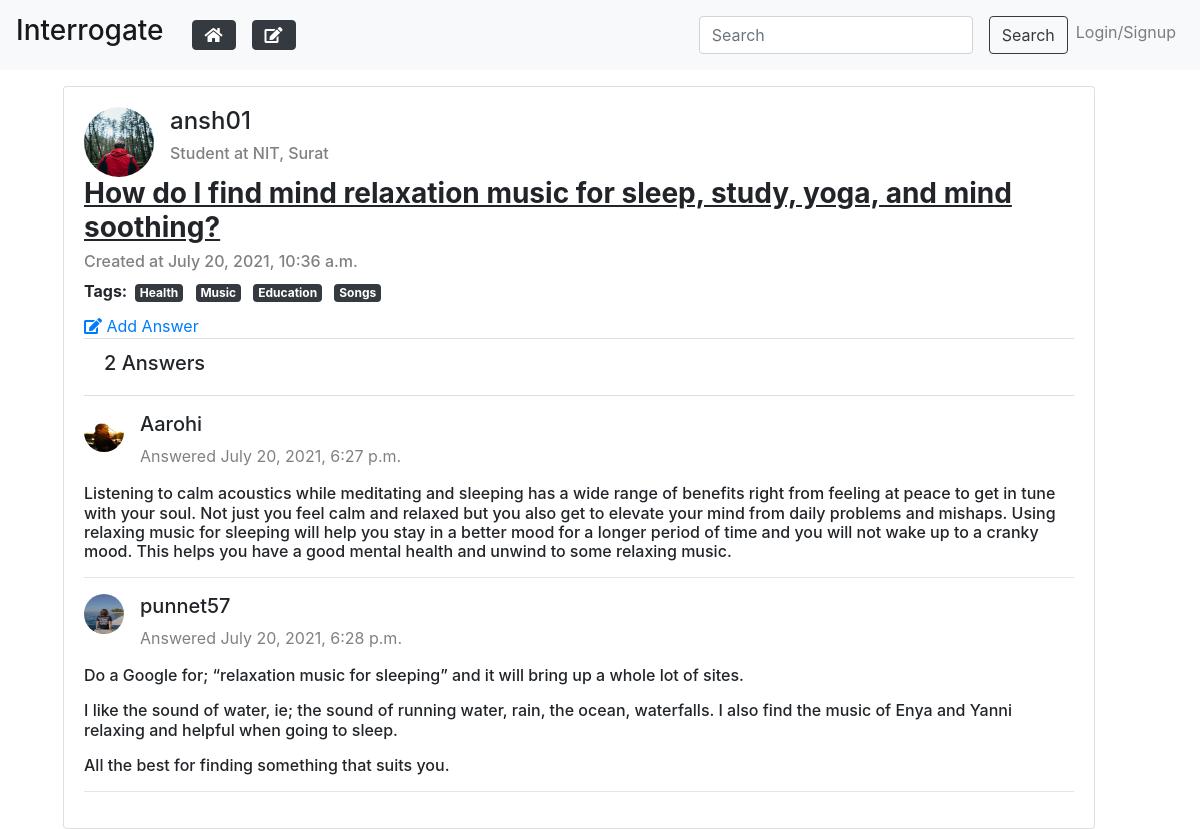
Page /Quora/38/ on the committed database.
### quora/models.py (models this page shows, shortened)
class Question(models.Model):
    sno = models.AutoField(primary_key=True)
    question = models.CharField(max_length=255)
    user = models.ForeignKey(User, on_delete=models.CASCADE)
    status = models.BooleanField(default=0)
    queTopics = models.ManyToManyField(quoraTopic)
    timestamp = models.DateTimeField(default=now)

class quoraTopic(models.Model):
    topic_id = models.AutoField(primary_key=True)
    topic = models.CharField(max_length=50)
    image = models.ImageField(upload_to = 'quora/topicImg/')

class Answer(models.Model):
    sno = models.AutoField(primary_key=True)
    answer= RichTextField(blank=True, null= True)
    user=models.ForeignKey(User, on_delete=models.CASCADE)
    question=models.ForeignKey(Question, on_delete=models.CASCADE)
    timeStamp=models.DateTimeField(default=now)

### authentication/models.py (models this page shows, shortened)
class Profile(models.Model):
    user = models.OneToOneField(User, on_delete=models.CASCADE)
    first_name = models.CharField(max_length=100)
    last_name = models.CharField(max_length=100, blank=True)
    description = models.TextField(blank=True)
    employment = models.CharField(max_length=100, blank=True)
    school = models.CharField(max_length=100, blank=True)
    topics = models.ManyToManyField(quoraTopic)
    userImage = models.ImageField(upload_to = 'auth/userImg/', default = 'user.png')

### quora/views.py (the view)
# urls.py: path('<int:sno>/', views.questionDetail, name='questionDetail'),
def questionDetail(request,sno):
    que = Question.objects.filter(sno=sno).get()
    print(que.question)
    context = {'que': que }
    return render(request,'questionDetails.html',context)

### quora/context_processors.py (called while the page is built)
def add_variable_to_context(request):
    allTopics = quoraTopic.objects.all()
    return{'allTopics':allTopics , 'form':addAnswer}

### quora/templates/questionDetails.html (shortened to what this page needs)
{% extends 'base.html' %}
{% block content %}
<div class="container row">
    <div class="col-12">
        <div class="card ml-5 mt-3">
            <div class="card-body">
                <div class="media">
                    <a href="{% url 'othersProfile' que.user.username%}" target="_blank">
                        <img class="rounded-circle mr-3" src="{{que.user.profile.userImage.url}}" alt="..." width="70px" height="70px">
                    </a>
                    <div class="media-body">
                        <h4 class="mt-0">{{que.user}}</h4>
                        {% if que.user.profile.employment == '' and que.user.profile.school == ''%}
                        <h6></h6>
                        {% elif que.user.profile.employment == '' %}
                        <h6 style="color: grey;">Student at {{que.user.profile.school}}</h6>
                        {% else %}
                        <h6 style="color: grey;">Employee at {{que.user.profile.employment}}</h6>
                        {% endif %}
                    </div>
                </div>
                <h3><u><b>{{que.question}}</b></u></h3>
                <h6 style="color: grey;">Created at {{que.timestamp}}</h6>
                <div class="tags mb-2 mt-2">
                    <b>Tags: </b>
                    {% for topic in que.queTopics.all %}
                        <span class="badge badge-dark m-1">{{ topic.topic }}</span>
                    {% endfor %}
                </div>
                <a data-toggle="collapse" href="#ansCollapse{{que.sno}}{{queTopic.topic_id}}" role="button" aria-expanded="false" aria-controls="ansCollapse{{que.sno}}{{queTopic.topic_id}}" class="addAns mr-2">
                    <i class="fas fa-edit" area-hidden="true"></i> Add Answer
                </a>
                <ul class="list-group list-group-flush mb-3">
                    <li class="list-group-item">
                        <h5>{{que.answer_set.count}} Answers</h5>
                    </li>
                </ul>
                {% for answer in que.answer_set.all %}
                <div class="media">
                <a href="{% url 'othersProfile' answer.user.username%}" target="_blank">
                    <img class="rounded-circle mr-3" src="{{answer.user.profile.userImage.url}}" alt="..." width="40px" height="40px">
                </a>
                    <div class="media-body">
                        <h5 class="mt-0">{{answer.user}}</h5>
                        <span style="color: grey;">Answered {{ answer.timeStamp }}</span>
                    </div>
                    </div>
                    <h6 class="mt-3">{{ answer.answer|safe }}</h6>
                    <hr>
                {% endfor %}
            </div>
        </div>
    </div>
</div>
{% endblock content %}

### quora/templates/base.html (shortened to what this page needs)
<!doctype html>
<html lang="en">
<head>
    {% load static %}
    <link rel="stylesheet" href="https://maxcdn.bootstrapcdn.com/bootstrap/4.0.0/css/bootstrap.min.css">
    <link rel="stylesheet" href="https://use.fontawesome.com/releases/v5.7.0/css/all.css"> {% block head %}{% endblock head %}
</head>
<body>
    {% load static %} {% include 'header.html' %}  {% block content %}{% endblock content %}
</body>
</html>

### quora/templates/header.html (shortened to what this page needs)
{% load static %}
    <nav class="navbar navbar-expand-lg sticky-top navbar-light bg-light">
        <a class="navbar-brand" href="{% url 'quoraHome' %}">
            <h3>Interrogate</h3>
        </a>
        <div class="collapse navbar-collapse" id="navbarNav">
            <ul class="navbar-nav">
                <li class="nav-item active">
                    <a class="nav-link" href="{% url 'quoraHome' %}">
                        <i class="fa fa-home btn btn-dark ml-1 my-1" aria-hidden="true" data-toggle="tooltip" data-placement="bottom" title="Home"></i>
                    </a>
                </li>
                <li class="nav-item active">
                    <a class="nav-link" href="{% url 'addAnswers' %}">
                        <i class="fas fa-edit btn btn-dark ml-0 my-1" area-hidden="true" data-toggle="tooltip" data-placement="bottom" title="Add Answers"></i>
                    </a>
                </li>
            </ul>
            <ul class="navbar-nav ml-auto">
                <li class="nav-item">
                    <form class="form-inline" action={% url 'search' %}>
                        <input class="form-control mr-sm-2" type="search" placeholder="Search" aria-label="Search" name="search">
                        <button class="btn btn-outline-dark ml-2 my-1" type="submit">Search</button>
                </li>
                {% if user.is_authenticated%}
                <li class="nav-item">
                    <div class="dropdown">
                        <button class="btn btn-dark ml-2 my-1" type="button" id="dropdownMenuButton" data-toggle="dropdown" aria-haspopup="true" aria-expanded="false">
                            <i class="fa fa-user" aria-hidden="true"></i>
                        </button>
                        <div class="dropdown-menu" aria-labelledby="dropdownMenuButton">
                            <a class="dropdown-item" href="{% url 'ProfileUSER' %}">
                                <h3>{{user}} <i class="fa fa-angle-right" aria-hidden="true" style="color:grey"></i></h3>
                            </a>
                            <div class="dropdown-divider"></div>
                            <a class="dropdown-item" href="{% url 'addAnswers' %}">Add Answers</a>
                            <div class="dropdown-divider"></div>
                            <form action="{% url 'LogoutUSER' %}" method="post" id="logout_form">
                                {% csrf_token %}
                                <a class="dropdown-item" href="#"><button type="submit" style="border:none; background-color:white;">Logout</button></a>
                            </form>
                        </div>
                    </div>
                </li>
                <li class="nav-item">
                    <button class="btn btn-dark ml-2 my-1" data-toggle="modal" data-target="#addQuestionModel">Add Question</button>
                </li>
                <li class="nav-item">
                </li>
            </ul>
            {% else %}
            <ul class="navbar-nav ml-auto">
                <li class="nav-item">
                    <a class="nav-link" href="{% url 'LoginUSER'%}">Login/Signup</a>
                </li>
            </ul>
            {% endif %}
        </div>
    </nav>

### rows in the picture
Question: user.profile.userImage (picture), user "ansh01", user.profile.school "NIT, Surat", question "How do I find mind relaxation music for sleep, study, yoga, and mind soothing?", timestamp "July 20, 2021, 10:36 a.m.", answer_set.count "2"
quoraTopic: topic "Health"
quoraTopic: topic "Music"
quoraTopic: topic "Education"
quoraTopic: topic "Songs"
Answer: user.profile.userImage (picture), user "Aarohi", timeStamp "July 20, 2021, 6:27 p.m.", answer "Listening to calm acoustics while meditating and sleeping has a wide range of benefits right from feeling at peace to get in tune with your soul. Not just you feel calm and relaxed but you also get to elevate your mind from daily problems and mishaps. Using relaxing music for sleeping will help you stay in a better mood for a longer period of time and you will not wake up to a cranky mood. This helps you have a good mental health and unwind to some relaxing music."
Answer: user.profile.userImage (picture), user "punnet57", timeStamp "July 20, 2021, 6:28 p.m.", answer "Do a Google for; “relaxation music for sleeping” and it will bring up a whole lot of sites. I like the sound of water, ie; the sound of running water, rain, the ocean, waterfalls. I also find the music of Enya and Yanni relaxing and helpful when going to sleep. All the best for finding something that suits you."
